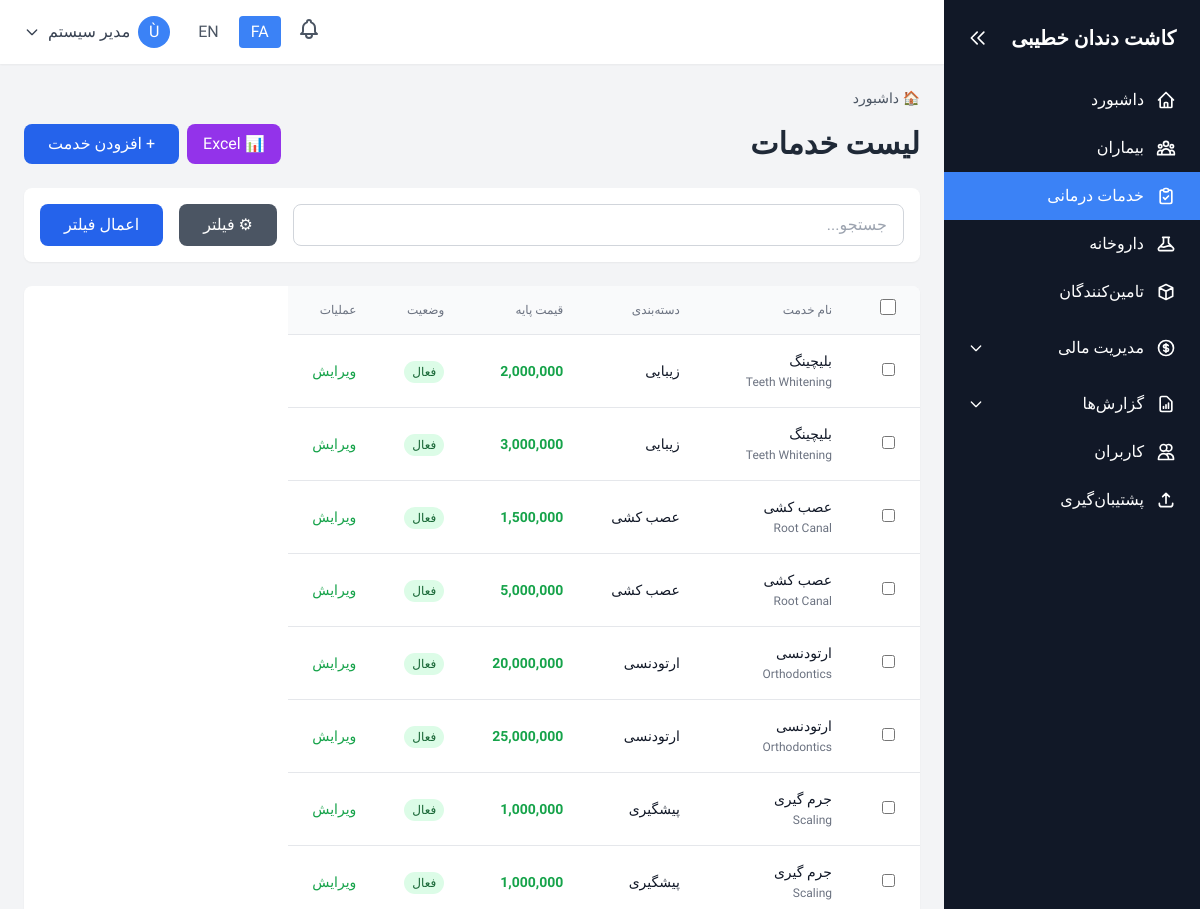
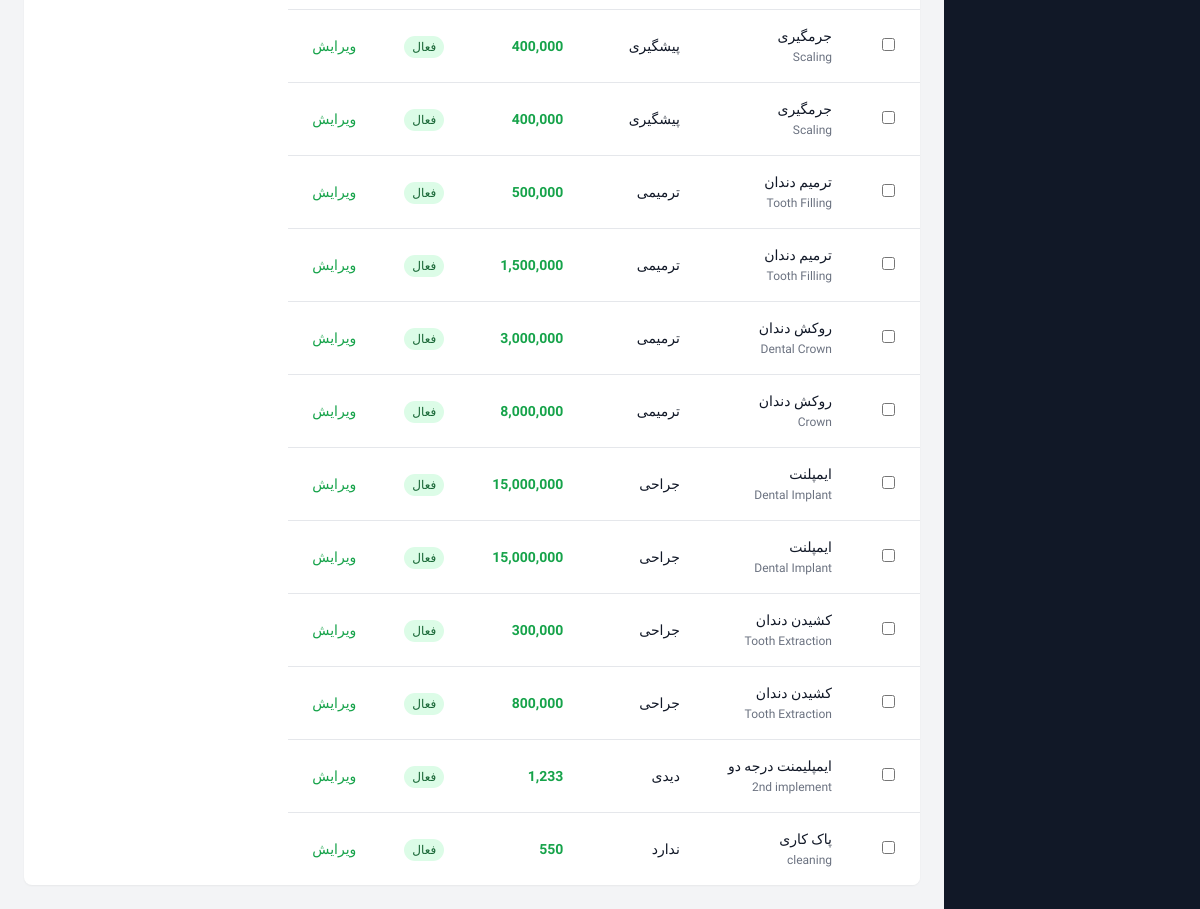
The page /services/index.php (signed in) on the database its author committed (2 pictures, top to bottom).
### tables this page shows
CREATE TABLE `system` (
  `id` int(11) NOT NULL,
  `record_type` enum('setting','activity_log') NOT NULL,
  `setting_key` varchar(50) DEFAULT NULL,
  `setting_value` text DEFAULT NULL,
  `setting_type` varchar(20) DEFAULT 'text',
  `description` text DEFAULT NULL,
  `user_id` int(11) DEFAULT NULL,
  `action` varchar(50) DEFAULT NULL,
  `table_name` varchar(50) DEFAULT NULL,
  `record_id` int(11) DEFAULT NULL,
  `ip_address` varchar(45) DEFAULT NULL,
  `user_agent` text DEFAULT NULL,
  `created_at` datetime DEFAULT current_timestamp(),
  `updated_at` datetime DEFAULT current_timestamp() ON UPDATE current_timestamp()
);

CREATE TABLE `services` (
  `id` int(11) NOT NULL,
  `patient_id` int(11) DEFAULT NULL,
  `service_name` varchar(100) NOT NULL,
  `service_name_en` varchar(100) DEFAULT NULL,
  `description` text DEFAULT NULL,
  `base_price` decimal(10,2) NOT NULL,
  `category` varchar(50) DEFAULT NULL,
  `service_date` date DEFAULT NULL,
  `tooth_number` varchar(10) DEFAULT NULL,
  `quantity` int(11) DEFAULT 1,
  `unit_price` decimal(10,2) DEFAULT NULL,
  `total_price` decimal(10,2) DEFAULT NULL,
  `discount` decimal(10,2) DEFAULT 0.00,
  `final_price` decimal(10,2) DEFAULT NULL,
  `dentist_id` int(11) DEFAULT NULL,
  `status` enum('template','pending','completed','cancelled') DEFAULT 'template',
  `notes` text DEFAULT NULL,
  `is_active` tinyint(1) DEFAULT 1,
  `created_by` int(11) DEFAULT NULL,
  `created_at` datetime DEFAULT current_timestamp(),
  `updated_at` datetime DEFAULT current_timestamp() ON UPDATE current_timestamp()
);

### services/index.php (the view, shortened to what the rows shown need)
<?php
require_once '../config/config.php';
include '../includes/header.php';
$whereClauses = [];
$params = [];
$whereClause = !empty($whereClauses) ? 'WHERE ' . implode(' AND ', $whereClauses) : '';
$totalRecords = fetchOne("SELECT COUNT(*) as count FROM services $whereClause", $params)['count'];
$pagination = getPagination($totalRecords, 20);
$services = fetchAll("SELECT * FROM services $whereClause ORDER BY category, service_name LIMIT {$pagination['perPage']} OFFSET {$pagination['offset']}", $params);
?>
<div class="space-y-6">
    <div class="flex flex-col md:flex-row items-start md:items-center justify-between gap-4">
        <h1 class="text-2xl md:text-3xl font-bold text-gray-800"><?php echo $lang['service_list']; ?></h1>
    </div>
    <div class="bg-white rounded-lg shadow-sm overflow-hidden">
        <?php if (empty($services)): ?>
            <div class="p-8 text-center text-gray-500">
                <?php echo $lang['no_data']; ?>
            </div>
        <?php else: ?>
            <div class="overflow-x-auto table-desktop">
                <table id="servicesTable" class="min-w-full divide-y divide-gray-200">
                    <thead class="bg-gray-50">
                        <tr>
                            <th class="px-6 py-3 text-center">
                                <input type="checkbox" id="selectAll" onchange="toggleSelectAll(this)" class="w-4 h-4 cursor-pointer">
                            </th>
                            <th class="px-6 py-3 text-<?php echo $current_lang === 'fa' ? 'right' : 'left'; ?> text-xs font-medium text-gray-500 uppercase"><?php echo $lang['service_name']; ?></th>
                            <th class="px-6 py-3 text-<?php echo $current_lang === 'fa' ? 'right' : 'left'; ?> text-xs font-medium text-gray-500 uppercase"><?php echo $lang['category']; ?></th>
                            <th class="px-6 py-3 text-<?php echo $current_lang === 'fa' ? 'right' : 'left'; ?> text-xs font-medium text-gray-500 uppercase"><?php echo $lang['base_price']; ?></th>
                            <th class="px-6 py-3 text-<?php echo $current_lang === 'fa' ? 'right' : 'left'; ?> text-xs font-medium text-gray-500 uppercase"><?php echo $lang['status']; ?></th>
                            <th class="px-6 py-3 text-<?php echo $current_lang === 'fa' ? 'right' : 'left'; ?> text-xs font-medium text-gray-500 uppercase"><?php echo $lang['actions']; ?></th>
                        </tr>
                    </thead>
                    <tbody class="bg-white divide-y divide-gray-200">
                        <?php foreach ($services as $service): ?>
                        <tr class="hover:bg-gray-50">
                            <td class="px-6 py-4 text-center">
                                <input type="checkbox" class="row-checkbox" value="<?php echo $service['id']; ?>" onchange="updateBulkButtons()" class="w-4 h-4 cursor-pointer">
                            </td>
                            <td class="px-6 py-4 text-sm font-medium text-gray-900">
                                <?php echo htmlspecialchars($service['service_name']); ?>
                                <?php if (!empty($service['service_name_en'])): ?>
                                <br><span class="text-xs text-gray-500"><?php echo htmlspecialchars($service['service_name_en']); ?></span>
                                <?php endif; ?>
                            </td>
                            <td class="px-6 py-4 text-sm text-gray-900">
                                <?php echo ($service['category'] && isset($lang[$service['category']])) ? $lang[$service['category']] : ($service['category'] ?: '-'); ?>
                            </td>
                            <td class="px-6 py-4 text-sm font-semibold text-green-600">
                                <?php echo formatCurrency($service['base_price']); ?>
                            </td>
                            <td class="px-6 py-4 text-sm">
                                <span class="px-2 py-1 text-xs rounded-full <?php echo $service['is_active'] ? 'bg-green-100 text-green-800' : 'bg-red-100 text-red-800'; ?>">
                                    <?php echo $service['is_active'] ? $lang['active'] : $lang['inactive']; ?>
                                </span>
                            </td>
                            <td class="px-6 py-4 text-sm font-medium">
                                <div class="flex gap-2">
                                    <?php if (hasRole(['admin', 'dentist'])): ?>
                                    <a href="edit.php?id=<?php echo $service['id']; ?>"
                                       class="text-green-600 hover:text-green-900">
                                        <?php echo $lang['edit']; ?>
                                    </a>
                                    <?php endif; ?>
                                </div>
                            </td>
                        </tr>
                        <?php endforeach; ?>
                    </tbody>
                </table>
            </div>
        <?php endif; ?>
    </div>
</div>
<?php include '../includes/footer.php'; ?>

### includes/header.php (shortened to what the rows shown need)
<?php
$lang = loadLanguage();
?>
<!DOCTYPE html>
<html lang="<?php echo $current_lang; ?>" dir="<?php echo $current_lang === 'fa' ? 'rtl' : 'ltr'; ?>">
<head>
    <script src="https://cdn.tailwindcss.com"></script>
    <link rel="stylesheet" href="<?php echo BASE_URL; ?>/assets/css/mobile.css">
</head>
<body class="bg-gray-100">
    <div class="flex h-screen overflow-hidden">
        <aside id="sidebar" class="w-64 bg-gray-900 text-white flex-shrink-0 hidden md:flex flex-col transition-all duration-300">
            <div class="p-6 flex-shrink-0 flex items-center justify-between">
                <h1 id="sidebar-title" class="text-xl font-bold"><?php echo getSetting('clinic_name', $lang['app_name']); ?></h1>
                <button id="sidebar-toggle" class="text-white hover:text-gray-300 hidden md:block" title="بستن منو">
                    <svg class="w-5 h-5" fill="none" stroke="currentColor" viewBox="0 0 24 24">
                        <path stroke-linecap="round" stroke-linejoin="round" stroke-width="2" d="M11 19l-7-7 7-7m8 14l-7-7 7-7"></path>
                    </svg>
                </button>
            </div>
        </aside>
        <div class="flex-1 flex flex-col overflow-hidden">
            <main class="flex-1 overflow-y-auto p-6">

### rows shown on the page
system: setting_value "کاشت دندان خطیبی"
services: service_name "بلیچینگ", service_name_en "Teeth Whitening", category "زیبایی", base_price "2,000,000"
services: service_name "بلیچینگ", service_name_en "Teeth Whitening", category "زیبایی", base_price "3,000,000"
services: service_name "عصب کشی", service_name_en "Root Canal", category "عصب کشی", base_price "1,500,000"
services: service_name "عصب کشی", service_name_en "Root Canal", category "عصب کشی", base_price "5,000,000"
services: service_name "ارتودنسی", service_name_en "Orthodontics", category "ارتودنسی", base_price "20,000,000"
services: service_name "ارتودنسی", service_name_en "Orthodontics", category "ارتودنسی", base_price "25,000,000"
services: service_name "جرم گیری", service_name_en "Scaling", category "پیشگیری", base_price "1,000,000"
services: service_name "جرم گیری", service_name_en "Scaling", category "پیشگیری", base_price "1,000,000"
services: service_name "جرمگیری", service_name_en "Scaling", category "پیشگیری", base_price "400,000"
services: service_name "جرمگیری", service_name_en "Scaling", category "پیشگیری", base_price "400,000"
services: service_name "ترمیم دندان", service_name_en "Tooth Filling", category "ترمیمی", base_price "500,000"
services: service_name "ترمیم دندان", service_name_en "Tooth Filling", category "ترمیمی", base_price "1,500,000"
services: service_name "روکش دندان", service_name_en "Dental Crown", category "ترمیمی", base_price "3,000,000"
services: service_name "روکش دندان", service_name_en "Crown", category "ترمیمی", base_price "8,000,000"
services: service_name "ایمپلنت", service_name_en "Dental Implant", category "جراحی", base_price "15,000,000"
services: service_name "ایمپلنت", service_name_en "Dental Implant", category "جراحی", base_price "15,000,000"
services: service_name "کشیدن دندان", service_name_en "Tooth Extraction", category "جراحی", base_price "300,000"
services: service_name "کشیدن دندان", service_name_en "Tooth Extraction", category "جراحی", base_price "800,000"
services: service_name "ایمپلیمنت درجه دو", service_name_en "2nd implement", category "دیدی", base_price "1,233"
services: service_name "پاک کاری", service_name_en "cleaning", category "ندارد", base_price "550"

### other values the page prints
$lang['menu_dashboard'] "داشبورد"
$lang['menu_patients'] "بیماران"
$lang['menu_services'] "خدمات درمانی"
$lang['menu_medicines'] "داروخانه"
$lang['menu_suppliers'] "تامین‌کنندگان"
$lang['menu_reports'] "گزارش‌ها"
$lang['menu_users'] "کاربران"
$lang['menu_backup'] "پشتیبان‌گیری"
substr($user['full_name'], 0, 1) "Ù"
$user['full_name'] "مدیر سیستم"
$lang['service_list'] "لیست خدمات"
$lang['add_service'] "افزودن خدمت"
$lang['service_name'] "نام خدمت"
$lang['category'] "دسته‌بندی"
$lang['base_price'] "قیمت پایه"
